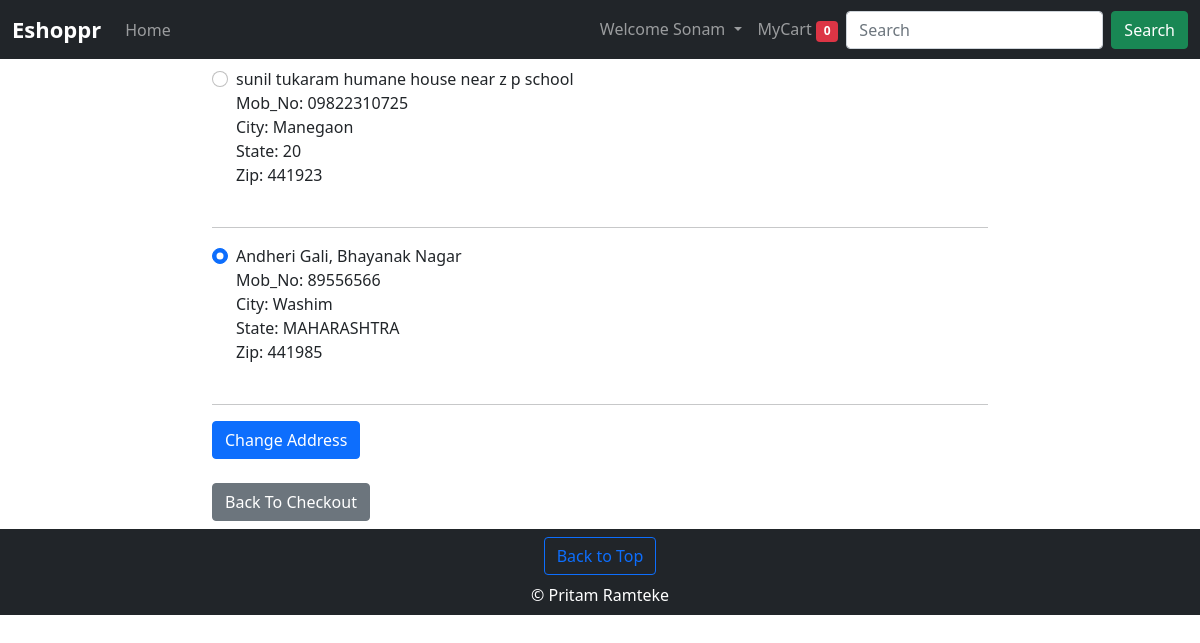
/change_shipping_adrress/ (signed in), run on the app's committed database.
### shop/models.py (models this page shows, shortened)
class Address(models.Model):
    user = models.ForeignKey(User,on_delete=models.CASCADE) ## many-to-one relationship
    delivery_address = models.BooleanField(default=False)
    name = models.CharField(max_length=50,default='',blank=True)
    email = models.EmailField(default='',blank=True)
    address = models.TextField(max_length=1000)
    phone_number = models.CharField(max_length=12,default='')
    city = models.CharField(max_length=50,default='')
    state = models.CharField(max_length=30,default='')
    zip = models.CharField(default='', max_length=6)
    class Meta:
        verbose_name = 'Address'
        verbose_name_plural = 'Addresses'

### shop/views.py (the view, shortened to what this page needs)
# urls.py: path('change_shipping_adrress/',views.change_shipping_adrress,name='change_shipping_adrress'),
@login_required(redirect_field_name='login',login_url='/login')
def change_shipping_adrress(request):
    adrresses = Address.objects.filter(user=request.user)
    context = {'adrresses':adrresses}
    return render(request, 'shop/change_shipping_address.html',context)

### shop/templates/shop/change_shipping_address.html (shortened to what this page needs)
{% extends 'base.html' %}
{% load static %}
{% block body %}
    <div class="row mx-0">
        <div class="col-sm-8 col-md-8 col-xs-8 my-2 offset-2">
            <form action="" method="post">
                {% for i in adrresses %}
                    <div class="form-check">
                        <input class="form-check-input" type="radio" name="address" id="adrress_{{i.id}}" value={{i.id}} checked>
                        <label class="form-check-label" for="address">
                            <span>{{i.address}}</span><br>
                            <span>Mob_No: {{i.phone_number}}</span><br>
                            <span>City: {{i.city}}</span><br>
                            <span>State: {{i.state}}</span><br>
                            <span>Zip: {{i.zip}}</span><br><br>
                        </label>
                    </div>
                <hr>
                {% endfor %}
                <input type="submit" value='Change Address' class='btn btn-primary'>
            </form>
            <br>
            <a href="{% url 'checkout' %}" class='btn btn-secondary '> Back To Checkout </a>
        </div>
    </div>
{% endblock body %}

### templates/navbar_shop.html (shortened to what this page needs)
<nav class="navbar navbar-expand-lg navbar-dark bg-dark">
  <div class="container-fluid">
    <a class="navbar-brand" href="{% url 'home' %}">Eshoppr</a>
    <nav class="collapse navbar-collapse " id="navbarSupportedContent">
      <ul class="navbar-nav me-auto mb-2 mb-lg-0">
        <li class="nav-item">
          <a class="nav-link {{home}}" aria-current="page" href="{% url 'home' %}">Home</a>
        </li>
      </ul>
      <span class='d-flex'>
        <ul class="navbar-nav me-auto mb-2 mb-lg-0 ">
          {% if request.user.is_authenticated %}
          <li class="nav-item dropdown">
            <a class="nav-link dropdown-toggle" href="#" id="navbarDropdown" role="button" data-bs-toggle="dropdown"
              aria-expanded="false">
              Welcome {{request.user|capfirst}}
            </a>
          </li>
          <li class="nav-item  ">
            <a class="nav-link {{mycart}}" href="{% url 'mycart' %}">MyCart <span id='cart'
                class='badge bg-danger'>0</span></a>
          </li>
          {% endif %}
        </ul>
      </span>
      <form method='get' action='/search/' class='d-flex '>
          <input class="form-control me-2 search_form" type="search" placeholder="Search" aria-label="Search"
            name='search' id='search'>
          <button class="btn btn-success" type="submit">Search</button>
      </form>
    </nav>
  </div>
</nav>

### static/mac/css/shop.css (style rules this page uses)
.navbar-brand { font-weight: 800!important; font-size: 22px!important; }

### data on the page
Address: address "sunil tukaram humane house near z p school", phone_number "09822310725", city "Manegaon", state "20", zip "441923"
Address: address "Andheri Gali, Bhayanak Nagar", phone_number "89556566", city "Washim", state "MAHARASHTRA", zip "441985"

### other printed values
{{ request.user|capfirst }} "Sonam"
